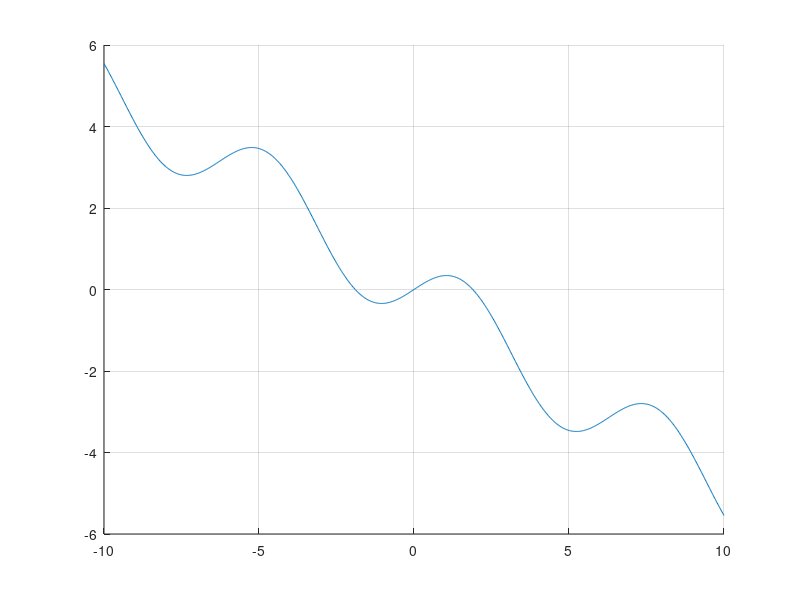

The MATLAB source for this figure: (Note: this script raises an error after producing the figure.)
function [] = task8()
f = @(x) sin(x)-x./2;
df= @(x) cos(x)-1/2;
x = linspace(-10, 10, 1000);
y = f(x);
grid on; hold on;
plot(x,y)

fprintf('Ditohomia\n')
[point, iters] = task2(f, -4, 1, 0.0001)
[point, iters] = task2(f, -0.5, 0.5, 0.0001)
[point, iters] = task2(f, 1, 3, 0.0001)

fprintf('Newton\n')
[point, iters] = task3(f, df, -4, 1, 0.0001)
[point, iters] = task3(f, df, -0.3, 1, 0.0001)
[point, iters] = task3(f, df, 2, 1, 0.0001)

fprintf('fzero\n')
fzero(f, [-4; -1])
fzero(f, [-0.5; 0.5])
fzero(f, [1; 3])
end